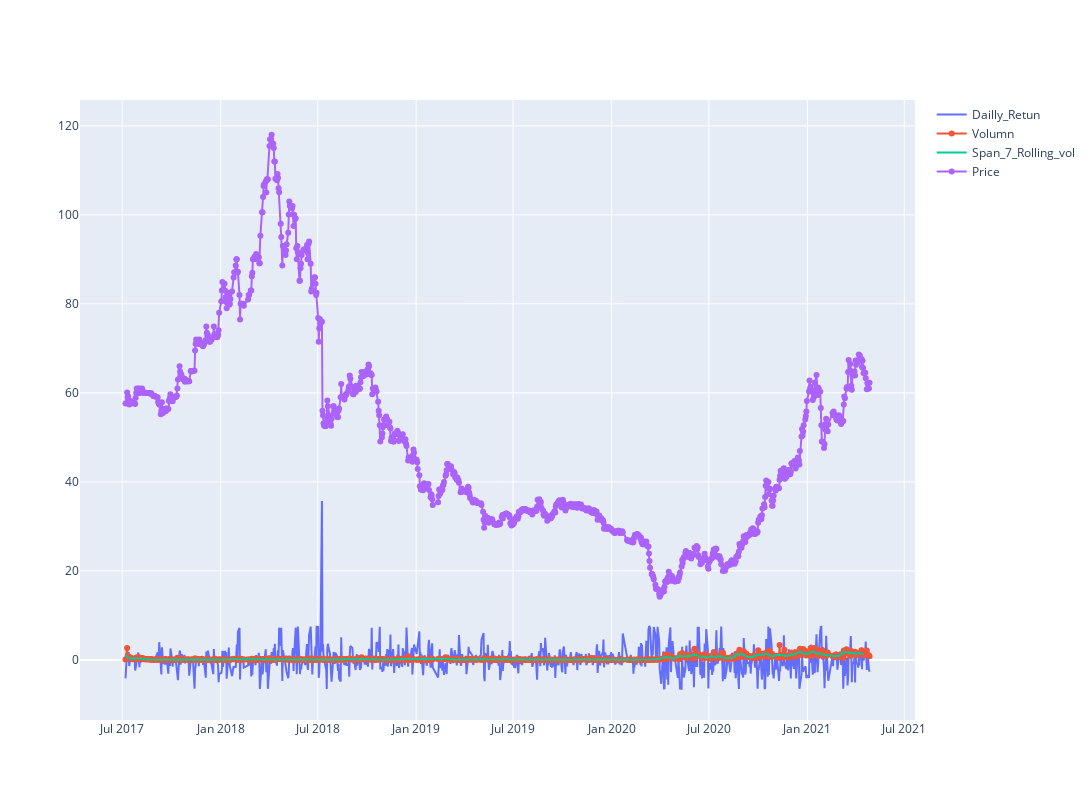

Write notebook code for a chart like this one.
### Code cell
df['Volumn'] = df['<Volume>']/1000000
Volumnshort_rolling = df['Volumn'].rolling(window=7).mean()

fig = go.Figure()
fig.update_layout(  autosize=False,   width=1200,    height=800)
fig.add_trace(go.Scatter(x=df.datetime, y=df['Daily_return'], 
                        mode='lines', name='Dailly_Retun'))
fig.add_trace(go.Scatter(x=df.datetime, y=df['Volumn'], 
                        mode='lines+markers', name='Volumn'))

fig.add_trace(go.Scatter(x=df.datetime, y=Volumnshort_rolling, 
                      mode ='lines', name='Span_7_Rolling_vol'))

fig.add_trace(go.Scatter(x=df.datetime, y=df['<Close>'], 
                        mode='lines+markers', name='Price'))

### Figure 1 — Plotly figure (JSON) as saved in the notebook; plotly's stock layout.template omitted (floating-point values rounded to 4 significant figures; data arrays with more than 128 entries replaced by an {"elided": "..."} marker saying what was removed)
{"data": [{"mode": "lines", "name": "Dailly_Retun", "type": "scatter", "x": {"elided": "951 str values"}, "y": {"elided": "951 float values"}}, {"mode": "lines+markers", "name": "Volumn", "type": "scatter", "x": {"elided": "951 str values"}, "y": {"elided": "951 float values"}}, {"mode": "lines", "name": "Span_7_Rolling_vol", "type": "scatter", "x": {"elided": "951 str values"}, "y": {"elided": "951 float values"}}, {"mode": "lines+markers", "name": "Price", "type": "scatter", "x": {"elided": "951 str values"}, "y": {"elided": "951 float values"}}], "layout": {"autosize": false, "height": 800, "width": 1200}}
